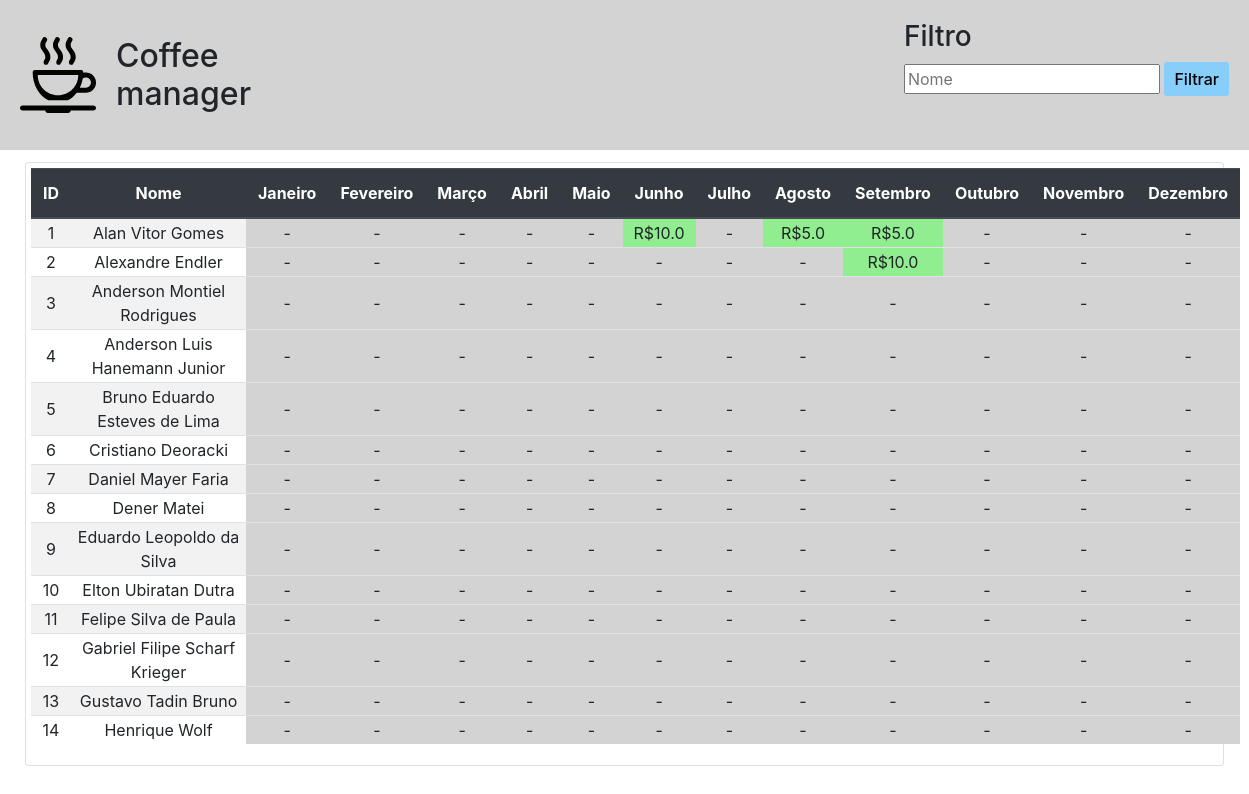
The page / on the database its author committed.
### tables this page shows
CREATE TABLE person ( 
    id INTEGER PRIMARY KEY AUTOINCREMENT,
    name TEXT NOT NULL,
    email TEXT,
    area TEXT
);

CREATE TABLE payment (
    id INTEGER PRIMARY KEY AUTOINCREMENT,
    date DATE NOT NULL,
    value REAL NOT NULL,
    discount REAL NOT NULL,
    person_id INTEGER NOT NULL,
    FOREIGN KEY (person_id) REFERENCES person (id)
);

### app.py (the view)
@app.route("/", methods=["GET", "POST"])
def index():
    if request.method == "POST":
        name = request.form.get("name").strip()
        if name:
            return render_template("index.html", users = get_user_payments(name))
    return render_template("index.html", users = get_user_payments())

### app.py (called while the page is built)
def make_dicts(cursor, row):
    return dict((cursor.description[idx][0], value)
        for idx, value in enumerate(row))

def get_db():
    db = getattr(g, "_database", None)
    if db is None:
        db = g._database = sqlite3.connect(DATABASE)
    db.row_factory = make_dicts # Makes Sqlite3 return dicts instead of just results
    return db

def query_db(query):
    cur = get_db().execute(query)
    rv = cur.fetchall()
    cur.close()
    return rv

def get_user_payments(name : str = "") -> dict:
    query = "SELECT person.id as id, person.name as name FROM person" + (f" WHERE person.name LIKE '%{name}%'" if name != "" else "")
    people = query_db(query)
    print(people)
    for person in people:
        query = f"SELECT strftime('%m', payment.date) as month, payment.value, payment.discount FROM person, payment WHERE person.id == payment.person_id and person.id = {person['id']} ORDER BY Month"
        pays = query_db(query)
        person["months"] = [
            {"month" : i,
            "value" : '-',
            "discount" : 0} for i in range(1, 13)]
        for pay in pays:
            person["months"][int(pay["month"]) - 1] = pay
    return people

@app.teardown_appcontext
def close_connection(exception):
    db = getattr(g, '_database', None)
    if db is not None:
        db.close()

### templates/index.html (shortened to what this page needs)
{% extends "layout.html" %}
{% block header %}
<header>
    <div class="header-title">
        <div id="header-img">
        </div>
        <h2 id="header-title-text">Coffee manager</h2>
    </div>
    <div id="header-filter">
        <h3 id="filter-title">Filtro</h3>
        <form action="/" method="post">
            <input type="text" name="name" placeholder="Nome">
            <input type="submit" title="Filtrar" value="Filtrar">
        </form>
    </div>
</header>
{% endblock %}
{% block body %}
<div id="coffee-table" class="card">
    <table class="table table-striped table-hover text-center">
        <thead class="thead-dark">
            <tr>
                <th scope="col">ID</th>
                <th scope="col" id="col_name">Nome</th>
                <th scope="col">Janeiro</th>
                <th scope="col">Fevereiro</th>
                <th scope="col">Março</th>
                <th scope="col">Abril</th>
                <th scope="col">Maio</th>
                <th scope="col">Junho</th>
                <th scope="col">Julho</th>
                <th scope="col">Agosto</th>
                <th scope="col">Setembro</th>
                <th scope="col">Outubro</th>
                <th scope="col">Novembro</th>
                <th scope="col">Dezembro</th>
            </tr>
        </thead>
        <tbody>
            {% for user in users %}
            <tr scope="row">
                <td>{{ user.id }}</td>
                <td id="col_name">{{ user.name }}</td>
                {% for month in user.months %}
                    {% if month.value == '-' %}
                        <td style="background-color: lightgrey;">-</td>
                    {% elif month.value %}
                        <td style="background-color: lightgreen;">R${{ month.value }}</td>
                    {% else %}
                        <td style="background-color: lightcoral;">R${{ month.value }}</td>
                    {% endif %}
                {% endfor %}
            </tr>
            {% endfor %}
        </tbody>
    </table>
</div>
{% endblock %}

### templates/layout.html (shortened to what this page needs)
<!DOCTYPE html>
<html lang="en">
<head>
    <link rel="stylesheet" href="https://cdn.jsdelivr.net/npm/bootstrap@4.5.3/dist/css/bootstrap.min.css">
    <link rel="stylesheet" href="{{ url_for('static', filename='style.css') }}">
</head>
<body>
    {% block header %} {% endblock %}
    {% block body %} {% endblock %}
</body>
</html>

### static/style.css (style rules this page uses)
div#coffee-table { margin: 1% 2% 0 2%; padding: 5px; }
#col_name { min-width: 175px; }
#coffee-table td { vertical-align: middle; max-height: min-content; max-width: min-content; padding: 2px; }
.header-title { display: inline-flex; height: auto; max-width: fit-content; }
#header-img { display: contents; height: auto; width: 150px; margin: auto; }
#header-img svg { object-fit: scale-down; max-height: 100%; }
#header-title-text { margin: auto 0; margin-left: 20px; }
#header-filter { display: block; justify-content: space-around; align-items: center; min-width: fit-content; }
#filter-title { top: 0; }
header { display: flex; align-content: center; justify-content: space-between; width: auto; padding: 20px; height: 5%; max-height: 150px; background-color: lightgray; }
form input[type=submit] { border-radius: 3px; border: 2px lightgray; background-color: lightskyblue; font-weight: 500; padding: 5px 10px; }

### rows shown on the page
person: id "1", name "Alan Vitor Gomes"
payment: value "10.0"
payment: value "5.0"
payment: value "5.0"
person: id "2", name "Alexandre Endler"
payment: value "10.0"
person: id "3", name "Anderson Montiel Rodrigues"
person: id "4", name "Anderson Luis Hanemann Junior"
person: id "5", name "Bruno Eduardo Esteves de Lima"
person: id "6", name "Cristiano Deoracki"
person: id "7", name "Daniel Mayer Faria"
person: id "8", name "Dener Matei"
person: id "9", name "Eduardo Leopoldo da Silva"
person: id "10", name "Elton Ubiratan Dutra"
person: id "11", name "Felipe Silva de Paula"
person: id "12", name "Gabriel Filipe Scharf Krieger"
person: id "13", name "Gustavo Tadin Bruno"
person: id "14", name "Henrique Wolf"
